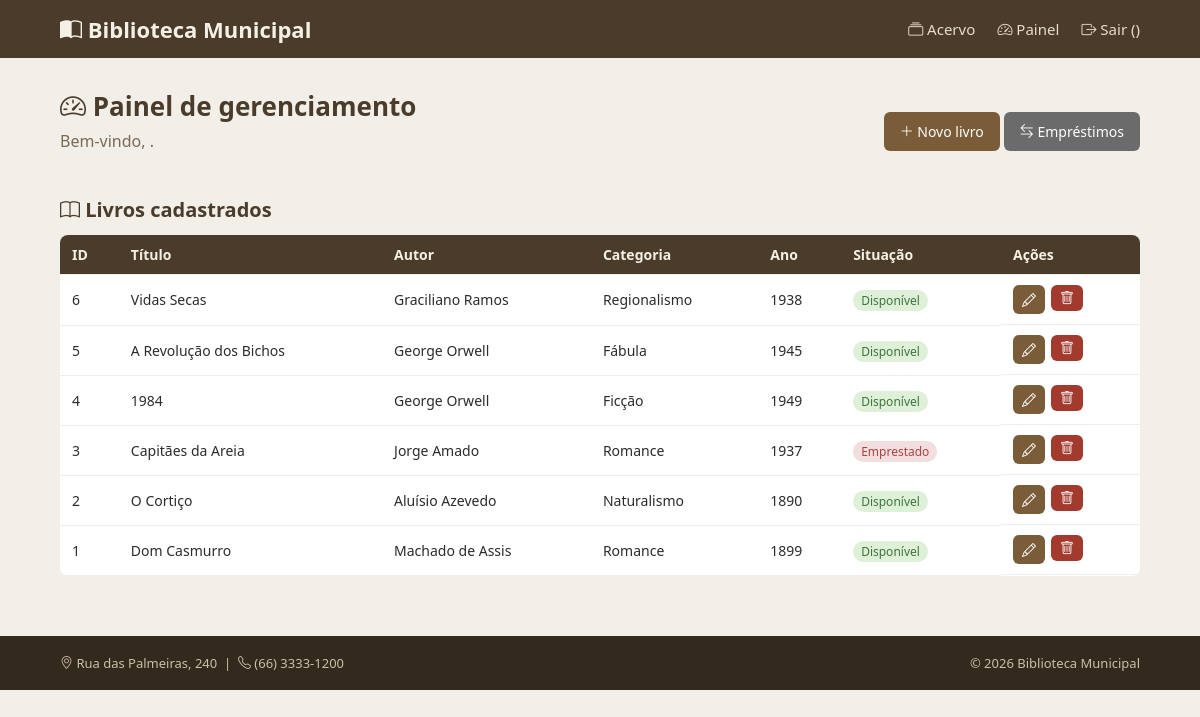
The page /painel.php (signed in) on the database its author committed.
### tables this page shows
CREATE TABLE livros (
    id INT AUTO_INCREMENT PRIMARY KEY,
    titulo VARCHAR(200),
    autor VARCHAR(150),
    categoria VARCHAR(100),
    ano INT,
    isbn VARCHAR(30),
    descricao TEXT,
    capa VARCHAR(300),
    disponivel TINYINT DEFAULT 1
);

### auth.php (called while the page is built, shortened)
<?php
function e($txt) {
    return htmlspecialchars($txt ?? '', ENT_QUOTES, 'UTF-8');
}

### painel.php (the view, shortened to what this page needs)
<?php
require 'config.php';
?>
<?php require 'includes/header.php'; ?>
<div class="painel-topo">
    <div>
        <h1><i class="bi bi-speedometer2"></i> Painel de gerenciamento</h1>
        <p class="subtitulo">Bem-vindo, <?php echo e($_SESSION['usuario']); ?>.</p>
    </div>
    <div>
        <a href="livro_form.php" class="btn"><i class="bi bi-plus-lg"></i> Novo livro</a>
        <a href="emprestimos.php" class="btn btn-cinza"><i class="bi bi-arrow-left-right"></i> Empréstimos</a>
    </div>
</div>
<h2><i class="bi bi-book"></i> Livros cadastrados</h2>
<table>
    <tr>
        <th>ID</th><th>Título</th><th>Autor</th><th>Categoria</th><th>Ano</th><th>Situação</th><th>Ações</th>
    </tr>
<?php
$res = mysqli_query($conn, "SELECT * FROM livros ORDER BY id DESC");
while ($l = mysqli_fetch_assoc($res)) {
?>
    <tr>
        <td><?php echo (int)$l['id']; ?></td>
        <td><?php echo e($l['titulo']); ?></td>
        <td><?php echo e($l['autor']); ?></td>
        <td><?php echo e($l['categoria']); ?></td>
        <td><?php echo e($l['ano']); ?></td>
        <td>
            <?php echo $l['disponivel'] ? '<span class="tag tag-ok">Disponível</span>' : '<span class="tag tag-no">Emprestado</span>'; ?>
        </td>
        <td style="display:flex;gap:6px">
            <a href="livro_form.php?id=<?php echo (int)$l['id']; ?>" class="btn" style="padding:5px 9px"><i class="bi bi-pencil"></i></a>
            <form method="post" action="livro_excluir.php" onsubmit="return confirm('Excluir este livro?')">
                <button class="btn btn-vermelho" style="padding:5px 9px" type="submit"><i class="bi bi-trash"></i></button>
            </form>
        </td>
    </tr>
<?php } ?>
</table>
<?php require 'includes/footer.php'; ?>

### includes/header.php (shortened to what this page needs)
<!DOCTYPE html>
<html lang="pt-br">
<head>
    <link rel="stylesheet" href="https://cdn.jsdelivr.net/npm/bootstrap-icons@1.11.3/font/bootstrap-icons.min.css">
    <link rel="stylesheet" href="css/estilo.css">
</head>
<body>
<header class="topo">
    <div class="container topo-flex">
        <a href="index.php" class="logo"><i class="bi bi-book-half"></i> Biblioteca Municipal</a>
        <nav class="menu">
            <a href="index.php"><i class="bi bi-collection"></i> Acervo</a>
            <?php if (!empty($_SESSION['logado'])): ?>
                <a href="painel.php"><i class="bi bi-speedometer2"></i> Painel</a>
                <a href="logout.php"><i class="bi bi-box-arrow-right"></i> Sair (<?php echo e($_SESSION['usuario']); ?>)</a>
            <?php else: ?>
                <a href="login.php"><i class="bi bi-person-circle"></i> Entrar</a>
            <?php endif; ?>
        </nav>
    </div>
</header>
<main class="container conteudo">

### includes/footer.php
</main>
<footer class="rodape">
    <div class="container">
        <span><i class="bi bi-geo-alt"></i> Rua das Palmeiras, 240 &nbsp;|&nbsp; <i class="bi bi-telephone"></i> (66) 3333-1200</span>
        <span>&copy; <?php echo date('Y'); ?> Biblioteca Municipal</span>
    </div>
</footer>
</body>
</html>

### css/estilo.css (style rules this page uses)
* { box-sizing: border-box; margin: 0; padding: 0; }
body { font-family: "Segoe UI", Arial, sans-serif; background: #f2efe9; color: #2b2b2b; }
.container { width: 92%; max-width: 1080px; margin: 0 auto; }
.topo { background: #4a3b2a; color: #f5f0e6; padding: 14px 0; }
.topo-flex { display: flex; align-items: center; justify-content: space-between; }
.logo { color: #f5f0e6; text-decoration: none; font-size: 22px; font-weight: bold; }
.menu a { color: #e6ddcc; text-decoration: none; margin-left: 18px; font-size: 15px; }
.conteudo { padding: 30px 0 60px; }
h1 { font-size: 26px; margin-bottom: 6px; color: #4a3b2a; }
h2 { font-size: 20px; margin: 22px 0 12px; color: #4a3b2a; }
.subtitulo { color: #7a6a55; margin-bottom: 22px; }
.btn { display: inline-block; background: #7a5c39; color: #fff; border: none; padding: 10px 16px; border-radius: 6px; cursor: pointer; text-decoration: none; font-size: 14px; }
.btn-cinza { background: #6b6b6b; }
.btn-vermelho { background: #a23a2e; }
.tag { font-size: 12px; padding: 2px 8px; border-radius: 20px; }
.tag-ok { background: #dff0d8; color: #3c763d; }
.tag-no { background: #f2dede; color: #a94442; }
.painel-topo { display: flex; justify-content: space-between; align-items: center; margin-bottom: 18px; }
table { width: 100%; border-collapse: collapse; background: #fff; border-radius: 8px; overflow: hidden; }
th, td { text-align: left; padding: 10px 12px; border-bottom: 1px solid #eee; font-size: 14px; }
th { background: #4a3b2a; color: #f5f0e6; }
.rodape { background: #33291d; color: #cdbfa8; padding: 18px 0; font-size: 13px; }
.rodape .container { display: flex; justify-content: space-between; flex-wrap: wrap; gap: 8px; }

### rows shown on the page
livros: id "6", titulo "Vidas Secas", autor "Graciliano Ramos", categoria "Regionalismo", ano "1938", disponivel "Disponível"
livros: id "5", titulo "A Revolução dos Bichos", autor "George Orwell", categoria "Fábula", ano "1945", disponivel "Disponível"
livros: id "4", titulo "1984", autor "George Orwell", categoria "Ficção", ano "1949", disponivel "Disponível"
livros: id "3", titulo "Capitães da Areia", autor "Jorge Amado", categoria "Romance", ano "1937", disponivel "Emprestado"
livros: id "2", titulo "O Cortiço", autor "Aluísio Azevedo", categoria "Naturalismo", ano "1890", disponivel "Disponível"
livros: id "1", titulo "Dom Casmurro", autor "Machado de Assis", categoria "Romance", ano "1899", disponivel "Disponível"
